Frame 1 (no input): blank canvas, image omitted
Frame 60 (no input): blank canvas, image omitted
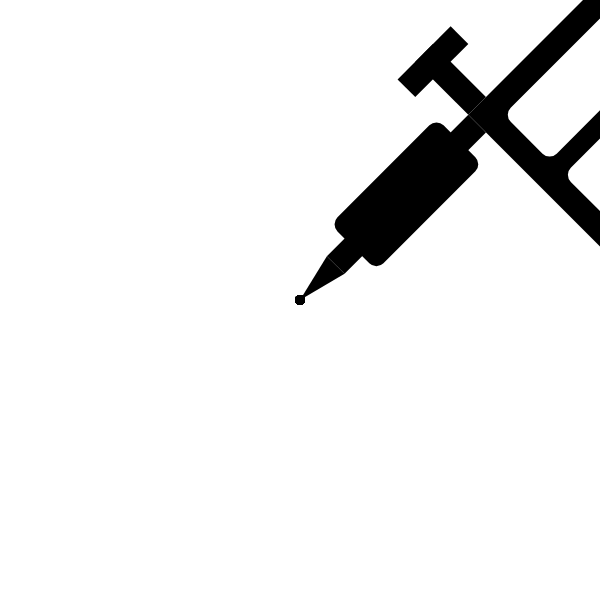
Frame 120 (the mouse pressed at the canvas centre since frame 60)

The p5.js sketch whose frames 1 and 60 were blank and that drew this single picture after the mouse press (run headless with seeded random() and noise() and a simulated clock; from frame 60 on, the mouse is pressed at the canvas centre):

// p5.js sketch
// ── sketch.js
let x = 0;
let goLeft = false;
let extraCanvas;

function setup() {
  createCanvas(600, 600);
  angleMode(DEGREES);
  extraCanvas = createGraphics(600, 600);
  extraCanvas.clear();
  background(0);
}

function draw() {
  push();
  background(255);
  noStroke();
  translate(mouseX, mouseY);
  rotate(-45);
  translate(-mouseX, -mouseY);
  tattoomachine();
  tattooneedle();
  pop();

  //trails
  if (mouseIsPressed) {
    extraCanvas.fill(0);
    extraCanvas.noStroke();
    extraCanvas.ellipse(mouseX, mouseY, 10);
  }
  image(extraCanvas, 0, 0);
}

function tattoomachine() {
  //frame
  fill(0);
  rect(mouseX + 250, mouseY - 12, 200, 200);

  //coil1
  fill(255);
  rect(mouseX + 275, mouseY + 13, 150, 65, 10);

  //coil2
  fill(255);
  rect(mouseX + 275, mouseY + 98, 150, 65, 10);

  //corner circle
  fill(0);
  circle(mouseX + 450, mouseY - 12, 50);

  //clamp
  fill(0);
  rect(mouseX + 250, mouseY - 87, 25, 75);

  //clamp top
  fill(0);
  rect(mouseX + 225, mouseY - 87, 75, 25);

  //needle
  fill(0);
  rect(mouseX + 50, mouseY - 12, 200, 25);

  //handle
  fill(0);
  rect(mouseX + 75, mouseY - 32, 150, 65, 10);
}

function tattooneedle() {
  //tip
  triangle(
    mouseX + 50 + x,
    mouseY - 12,
    mouseX + x,
    mouseY,
    mouseX + 50 + x,
    mouseY + 13
  );
}

function mouseDragged() {
  if (goLeft == false) x = x + 10;

  if (goLeft == true) {
    x = x - 5;
  }
  if (x > 10) {
    goLeft = true;
  }

  if (x < 5) {
    goLeft = false;
  }
}
